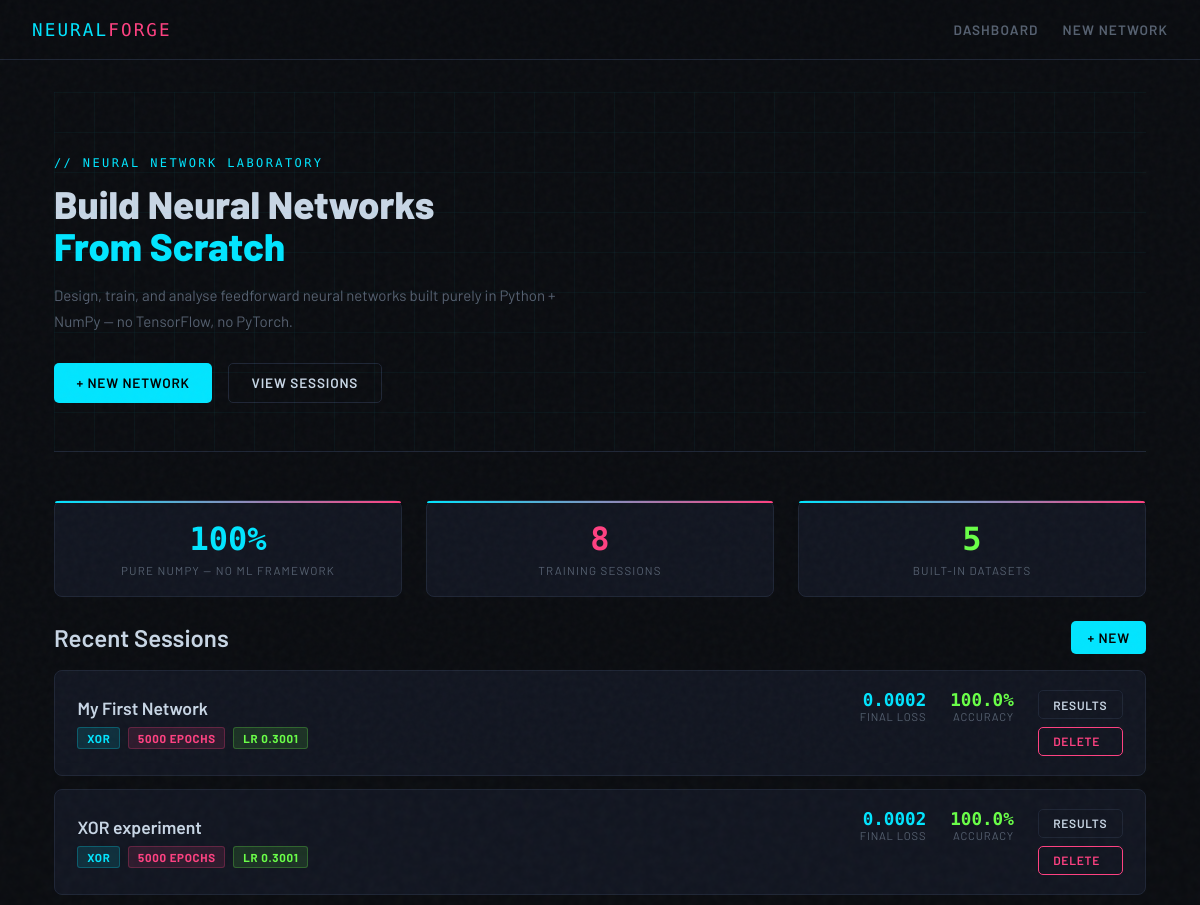
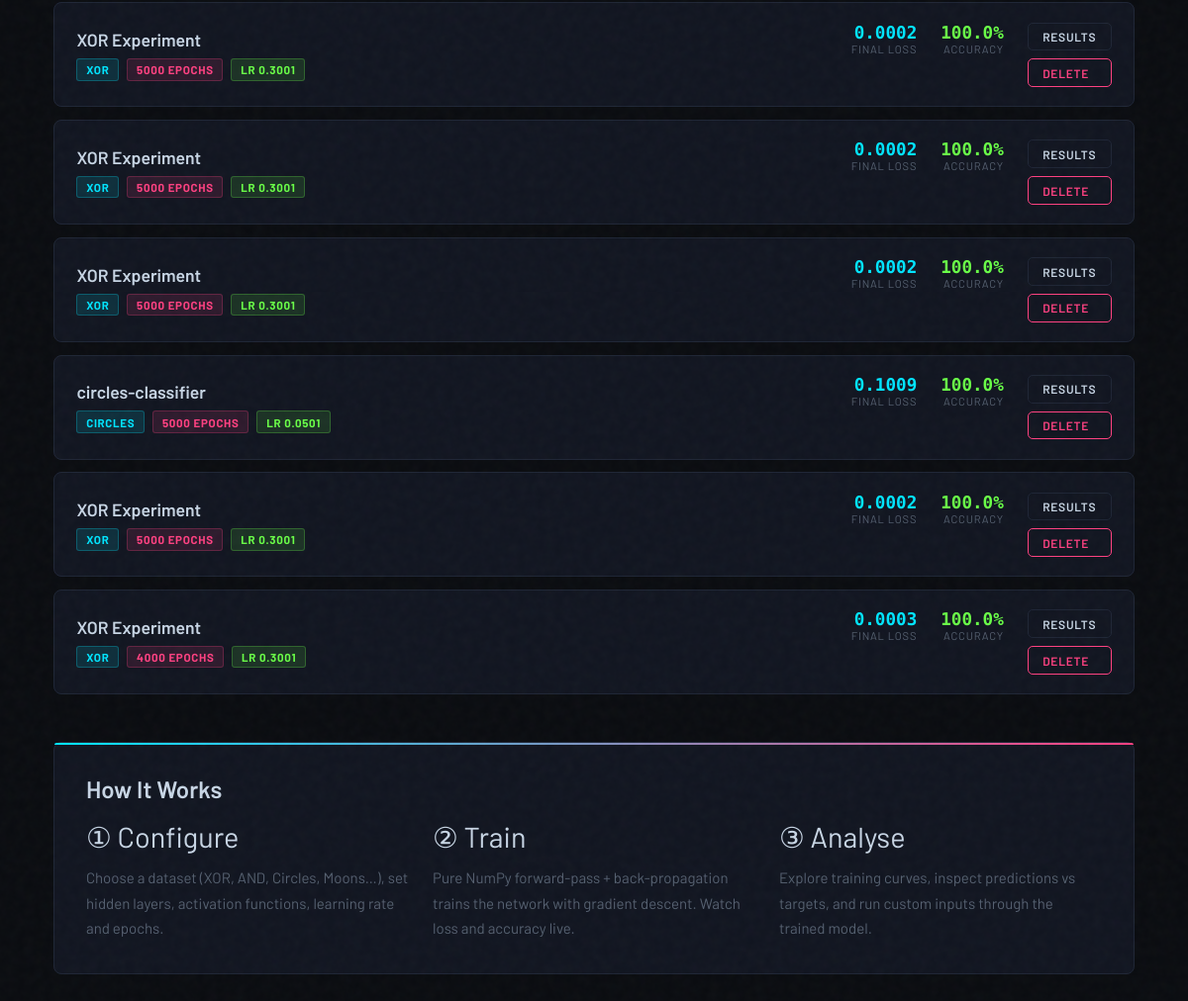
The page / on the database its author committed (2 pictures, top to bottom).
### nn_app/models.py (models this page shows, shortened)
class TrainingSession(models.Model):
    name            = models.CharField(max_length=120, default='My Network')
    dataset         = models.CharField(max_length=40, default='xor')
    layer_sizes     = models.TextField()          # JSON list
    activations     = models.TextField()          # JSON list
    loss_function   = models.CharField(max_length=40, default='mse')
    learning_rate   = models.FloatField(default=0.01)
    epochs          = models.IntegerField(default=1000)
    weights         = models.TextField(blank=True)  # JSON — saved weights
    history_loss    = models.TextField(blank=True)  # JSON list
    history_acc     = models.TextField(blank=True)  # JSON list
    final_loss      = models.FloatField(null=True, blank=True)
    final_accuracy  = models.FloatField(null=True, blank=True)
    created_at      = models.DateTimeField(auto_now_add=True)
    trained_at      = models.DateTimeField(null=True, blank=True)
    class Meta:
        ordering = ['-created_at']

### nn_app/views.py (the view)
# urls.py: path('',                      views.dashboard,       name='dashboard'),
def dashboard(request):
    sessions = TrainingSession.objects.all()[:10]
    return render(request, 'nn_app/dashboard.html', {'sessions': sessions})

### nn_app/templates/nn_app/dashboard.html (shortened to what this page needs)
{% extends 'nn_app/base.html' %}
{% block content %}
<div class="container">
  <div class="hero">
    <div class="hero-grid"></div>
    <div class="hero-tag">// Neural Network Laboratory</div>
    <h1>Build Neural Networks<br><span class="accent">From Scratch</span></h1>
    <p>Design, train, and analyse feedforward neural networks built purely in Python + NumPy — no TensorFlow, no PyTorch.</p>
    <div style="margin-top:1.8rem; display:flex; gap:1rem; flex-wrap:wrap;">
      <a href="{% url 'create_network' %}" class="btn btn-primary">+ New Network</a>
      <a href="#sessions" class="btn btn-ghost">View Sessions</a>
    </div>
  </div>
  <div class="grid-3 mb3">
    <div class="card stat-block">
      <div class="stat-value accent">100%</div>
      <div class="stat-label">Pure NumPy — no ML framework</div>
    </div>
    <div class="card stat-block">
      <div class="stat-value accent2">{{ sessions|length }}</div>
      <div class="stat-label">Training sessions</div>
    </div>
    <div class="card stat-block">
      <div class="stat-value accent3">5</div>
      <div class="stat-label">Built-in datasets</div>
    </div>
  </div>
  <div id="sessions">
    <div class="flex items-center justify-between mb2">
      <h2>Recent Sessions</h2>
      <a href="{% url 'create_network' %}" class="btn btn-primary" style="padding:.5rem 1rem;">+ New</a>
    </div>
    {% if sessions %}
      <div style="display:flex; flex-direction:column; gap:.8rem;">
        {% for s in sessions %}
        <div class="session-card" style="position:relative;">
          <div class="session-info">
            <h3>{{ s.name }}</h3>
            <div class="session-meta">
              <span class="badge badge-cyan">{{ s.dataset|upper }}</span>
              <span class="badge badge-pink">{{ s.epochs }} epochs</span>
              <span class="badge badge-green">lr {{ s.learning_rate }}</span>
            </div>
          </div>
          <div class="session-stats">
            {% if s.final_loss is not None %}
            <div>
              <div class="s-stat-val accent">{{ s.final_loss|floatformat:4 }}</div>
              <div class="s-stat-lbl">Final Loss</div>
            </div>
            <div>
              <div class="s-stat-val accent3">{{ s.final_accuracy|floatformat:1 }}%</div>
              <div class="s-stat-lbl">Accuracy</div>
            </div>
            {% else %}
            <div><div class="s-stat-val muted">—</div><div class="s-stat-lbl">Not trained</div></div>
            {% endif %}
            <div style="display:flex;flex-direction:column;gap:.5rem;">
              {% if s.weights %}
              <a href="{% url 'results' s.pk %}" class="btn btn-ghost" style="padding:.4rem .9rem;font-size:.75rem;">Results</a>
              {% else %}
              <a href="{% url 'train_network' s.pk %}" class="btn btn-primary" style="padding:.4rem .9rem;font-size:.75rem;">Train</a>
              {% endif %}
              <a href="{% url 'delete_session' s.pk %}" class="btn btn-danger" style="padding:.4rem .9rem;font-size:.75rem;" onclick="return confirm('Delete this session?')">Delete</a>
            </div>
          </div>
        </div>
        {% endfor %}
      </div>
    {% endif %}
  </div>
  <div class="card" style="margin-top:3rem; padding:2rem;">
    <h2 class="mb2">How It Works</h2>
    <div class="grid-3">
      <div>
        <div style="font-size:1.8rem; margin-bottom:.7rem;">① Configure</div>
        <p style="color:var(--muted);line-height:1.7;">Choose a dataset (XOR, AND, Circles, Moons…), set hidden layers, activation functions, learning rate and epochs.</p>
      </div>
      <div>
        <div style="font-size:1.8rem; margin-bottom:.7rem;">② Train</div>
        <p style="color:var(--muted);line-height:1.7;">Pure NumPy forward-pass + back-propagation trains the network with gradient descent. Watch loss and accuracy live.</p>
      </div>
      <div>
        <div style="font-size:1.8rem; margin-bottom:.7rem;">③ Analyse</div>
        <p style="color:var(--muted);line-height:1.7;">Explore training curves, inspect predictions vs targets, and run custom inputs through the trained model.</p>
      </div>
    </div>
  </div>
</div>
{% endblock %}

### nn_app/templates/nn_app/base.html (shortened to what this page needs)
<!DOCTYPE html>
<html lang="en">
<head>
</head>
<body>
<nav>
  <a class="nav-logo" href="{% url 'dashboard' %}">NEURAL<span>FORGE</span></a>
  <div class="nav-links">
    <a href="{% url 'dashboard' %}">Dashboard</a>
    <a href="{% url 'create_network' %}">New Network</a>
  </div>
</nav>
{% block content %}{% endblock %}
</body>
</html>

### nn_app/templates/nn_app/base.html (style rules this page uses)
:root { --bg: #0a0c10; --surface: #111520; --border: #1e2535; --accent: #00e5ff; --accent2: #ff4081; --accent3: #69ff47; --text: #c8d6e5; --muted: #556070; --mono: 'Share Tech Mono', monospace; --sans: 'Barlow', sans-serif; }
*, *::before, *::after { box-sizing: border-box; margin: 0; padding: 0; }
body { background: var(--bg); color: var(--text); font-family: var(--sans); font-size: 15px; min-height: 100vh; overflow-x: hidden; }
body::before { content: ''; position: fixed; inset: 0; pointer-events: none; z-index: 9999; }
nav { display: flex; align-items: center; justify-content: space-between; padding: 0 2rem; height: 60px; border-bottom: 1px solid var(--border); background: rgba(10,12,16,0.95); backdrop-filter: blur(12px); position: sticky; top: 0; z-index: 100; }
.nav-logo { font-family: var(--mono); font-size: 1.1rem; color: var(--accent); letter-spacing: 0.12em; text-decoration: none; }
.nav-logo span { color: var(--accent2); }
.nav-links { display: flex; gap: 1.5rem; }
.nav-links a { color: var(--muted); text-decoration: none; font-size: 0.85rem; font-weight: 600; letter-spacing: 0.08em; text-transform: uppercase; transition: color .2s; }
.container { max-width: 1140px; margin: 0 auto; padding: 2rem 1.5rem; }
.card { background: var(--surface); border: 1px solid var(--border); border-radius: 8px; padding: 1.5rem; position: relative; }
.card::before { content: ''; position: absolute; top: 0; left: 0; right: 0; height: 2px; background: linear-gradient(90deg, var(--accent), var(--accent2)); border-radius: 8px 8px 0 0; }
h1 { font-size: 2.4rem; font-weight: 800; line-height: 1.1; }
h2 { font-size: 1.5rem; font-weight: 600; }
h3 { font-size: 1.1rem; font-weight: 600; }
.accent { color: var(--accent); }
.accent2 { color: var(--accent2); }
.accent3 { color: var(--accent3); }
.btn { display: inline-flex; align-items: center; gap: .5rem; padding: .65rem 1.4rem; border: none; border-radius: 5px; font-family: var(--sans); font-size: .85rem; font-weight: 600; letter-spacing: .06em; text-transform: uppercase; cursor: pointer; text-decoration: none; transition: all .2s; }
.btn-primary { background: var(--accent); color: #000; }
.btn-danger { background: transparent; color: var(--accent2); border: 1px solid var(--accent2); }
.btn-ghost { background: transparent; color: var(--text); border: 1px solid var(--border); }
.badge { display: inline-block; padding: .2rem .55rem; border-radius: 3px; font-size: .72rem; font-weight: 700; letter-spacing: .06em; text-transform: uppercase; }
.badge-cyan { background: rgba(0,229,255,.12); color: var(--accent); border: 1px solid rgba(0,229,255,.25); }
.badge-pink { background: rgba(255,64,129,.12); color: var(--accent2); border: 1px solid rgba(255,64,129,.25); }
.badge-green { background: rgba(105,255,71,.12); color: var(--accent3); border: 1px solid rgba(105,255,71,.25); }
.grid-3 { display: grid; grid-template-columns: repeat(3,1fr); gap: 1.5rem; }
.stat-block { text-align: center; padding: 1.2rem; }
.stat-value { font-size: 2rem; font-weight: 800; font-family: var(--mono); }
.stat-label { font-size: .72rem; text-transform: uppercase; letter-spacing: .1em; color: var(--muted); margin-top: .3rem; }
.mb2 { margin-bottom: 1rem; }
.mb3 { margin-bottom: 1.5rem; }
.flex { display: flex; }
.items-center { align-items: center; }
.justify-between { justify-content: space-between; }

### rows shown on the page
TrainingSession: name "My First Network", dataset "XOR", epochs "5000", learning_rate "0.3001", final_loss "0.0002", final_accuracy "100.0", shows "RESULTS"
TrainingSession: name "XOR experiment", dataset "XOR", epochs "5000", learning_rate "0.3001", final_loss "0.0002", final_accuracy "100.0", shows "RESULTS"
TrainingSession: name "XOR Experiment", dataset "XOR", epochs "5000", learning_rate "0.3001", final_loss "0.0002", final_accuracy "100.0", shows "RESULTS"
TrainingSession: name "XOR Experiment", dataset "XOR", epochs "5000", learning_rate "0.3001", final_loss "0.0002", final_accuracy "100.0", shows "RESULTS"
TrainingSession: name "XOR Experiment", dataset "XOR", epochs "5000", learning_rate "0.3001", final_loss "0.0002", final_accuracy "100.0", shows "RESULTS"
TrainingSession: name "circles-classifier", dataset "CIRCLES", epochs "5000", learning_rate "0.0501", final_loss "0.1009", final_accuracy "100.0", shows "RESULTS"
TrainingSession: name "XOR Experiment", dataset "XOR", epochs "5000", learning_rate "0.3001", final_loss "0.0002", final_accuracy "100.0", shows "RESULTS"
TrainingSession: name "XOR Experiment", dataset "XOR", epochs "4000", learning_rate "0.3001", final_loss "0.0003", final_accuracy "100.0", shows "RESULTS"

### other values the page prints
{{ sessions|length }} "8"
